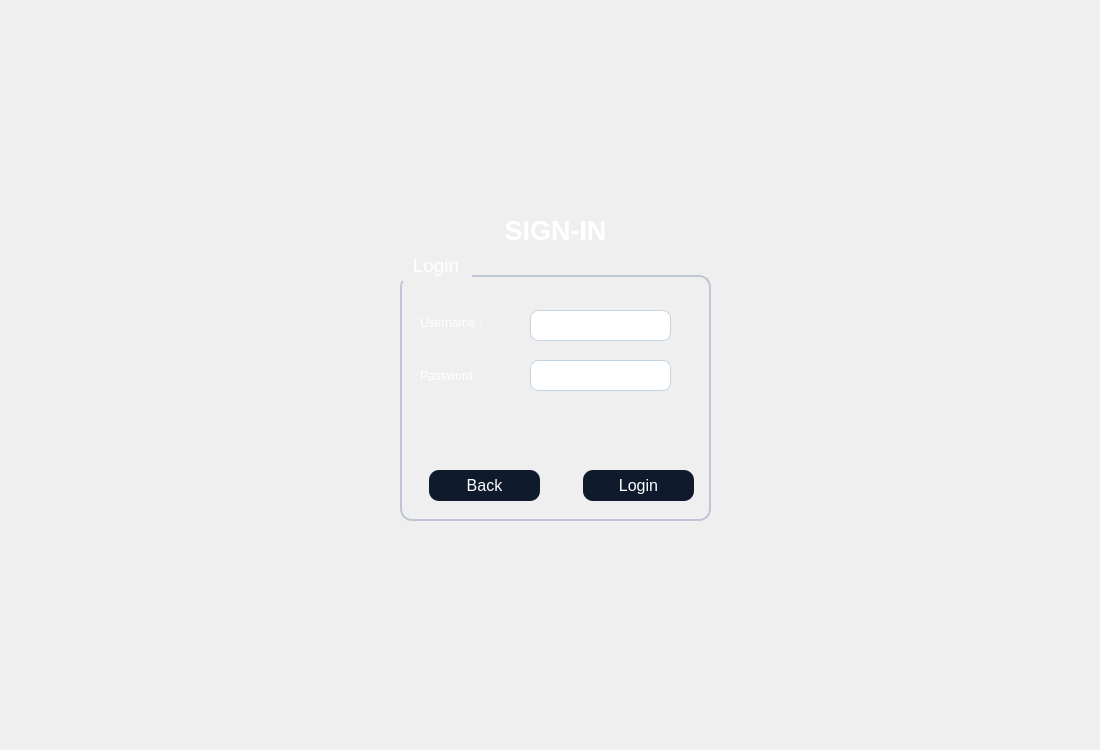
<?xml version="1.0" encoding="UTF-8"?>
<ui version="4.0">
 <class>secondwindow3</class>
 <widget class="QDialog" name="secondwindow3">
  <property name="geometry">
   <rect>
    <x>0</x>
    <y>0</y>
    <width>1100</width>
    <height>750</height>
   </rect>
  </property>
  <property name="windowTitle">
   <string>Dialog</string>
  </property>
  <property name="styleSheet">
   <string notr="true">QTableWidget {
    background-color: #1A2236;
    color: #FFFFFF;
    border: 1px solid #3A3F58;
    gridline-color: #3A3F58;
    font-family: &quot;Inter&quot;;
    font-size: 10pt;
    border-radius: 8px;
    selection-background-color: #0F5FFF;
    selection-color: #FFFFFF;
}

QHeaderView::section {
    background-color: #0F1A2C;
    color: #FFFFFF;
    border: 1px solid #3A3F58;
    padding: 4px;
    font-family: &quot;Montserrat SemiBold&quot;;
    font-size: 10pt;
}

QTableWidget::item:selected {
    background-color: #0F5FFF;
    color: #FFFFFF;
}
QGroupBox {
    border: 1.5px solid #BFC5D2;
    border-radius: 12px;
    margin-top: 25px;
    color: white;
    font-family: &quot;Segoe UI Semibold&quot;;
    font-size: 14pt;
}

QGroupBox::title {
    subcontrol-origin: margin;
    padding: 4px 10px;
}
QPushButton {
    background-color: #0F1A2C;
    color: #FFFFFF;
	border-color: rgb(0, 0, 0);
    border-radius: 10px;
    font-family: &quot;Montserrat SemiBold&quot;;
    font-size: 12pt;
    padding: 6px 12px;
}

QPushButton:hover {
    background-color: #1A2942;
}

QPushButton:pressed {
    background-color: #09111A;
}
QLineEdit {
    background-color: #FFFFFF;
    border: 1px solid #C6D4E1;
    border-radius: 8px;
    padding: 6px;
    color: #0A1320;
    font-family: &quot;Inter&quot;;
    font-size: 11pt;
}

QLineEdit:focus {
    border: 1px solid #00B4FF;
    background-color: #F8FBFF;
}
QComboBox {
    background-color: #FFFFFF;
    border: 1px solid #C6D4E1;
    border-radius: 8px;
    padding: 6px;
    color: #0A1320;
    font-family: &quot;Inter&quot;;
    font-size: 11pt;
}

QComboBox:focus {
    border: 1px solid #00B4FF;
    background-color: #F8FBFF;
}

QComboBox::drop-down {
    subcontrol-origin: padding;
    subcontrol-position: top right;
    width: 20px;
    border-left: 1px solid #C6D4E1;
}

QComboBox::down-arrow {
    
	image: url(:/new/prefix1/icon.png);
    width: 12px;
    height: 12px;
}
QDateEdit {
    background-color: #FFFFFF;
    border: 1px solid #C6D4E1;
    border-radius: 8px;
    padding: 6px;
    color: #0A1320;
    font-family: &quot;Inter&quot;;
    font-size: 11pt;
}

QDateEdit:focus {
    border: 1px solid #00B4FF;
    background-color: #F8FBFF;
}

QDateEdit::drop-down {
    subcontrol-origin: padding;
    subcontrol-position: top right;
    width: 20px;
    border-left: 1px solid #C6D4E1;
}

QDateEdit::down-arrow {
    image: url(:/new/prefix1/icon.png);
    width: 12px;
    height: 12px;
}
QDateEdit::up-arrow {
    
	image: url(:/new/prefix1/icon3.webp);
    width: 12px;
    height: 12px;
}

QTabWidget::pane {
    border: 1px solid #3A3F58;
    border-radius: 8px;
    background-color: #1A2236;
}

QTabBar::tab {
    background: #0F1A2C;
    color: #FFFFFF;
    border: 1px solid #3A3F58;
    border-bottom: none;
    border-top-left-radius: 8px;
    border-top-right-radius: 8px;
    padding: 8px 16px;
    font-family: &quot;Montserrat SemiBold&quot;;
    font-size: 10pt;
}

QTabBar::tab:selected {
    background: #0F5FFF;
    color: #FFFFFF;
}

QTabBar::tab:hover {
    background: #1A2942;
}</string>
  </property>
  <widget class="QLabel" name="label">
   <property name="geometry">
    <rect>
     <x>0</x>
     <y>0</y>
     <width>1100</width>
     <height>750</height>
    </rect>
   </property>
   <property name="styleSheet">
    <string notr="true">image: url(:/new/prefix1/bg.jpg);</string>
   </property>
   <property name="text">
    <string/>
   </property>
  </widget>
  <widget class="QGroupBox" name="groupBox">
   <property name="geometry">
    <rect>
     <x>400</x>
     <y>250</y>
     <width>311</width>
     <height>271</height>
    </rect>
   </property>
   <property name="title">
    <string>Login</string>
   </property>
   <widget class="QLabel" name="label_2">
    <property name="geometry">
     <rect>
      <x>20</x>
      <y>65</y>
      <width>81</width>
      <height>16</height>
     </rect>
    </property>
    <property name="styleSheet">
     <string notr="true">color: rgb(255, 255, 255);</string>
    </property>
    <property name="text">
     <string>Username :</string>
    </property>
   </widget>
   <widget class="QLabel" name="label_3">
    <property name="geometry">
     <rect>
      <x>20</x>
      <y>115</y>
      <width>71</width>
      <height>21</height>
     </rect>
    </property>
    <property name="styleSheet">
     <string notr="true">color: rgb(255, 255, 255);</string>
    </property>
    <property name="text">
     <string>Password :</string>
    </property>
   </widget>
   <widget class="QLineEdit" name="le1">
    <property name="geometry">
     <rect>
      <x>130</x>
      <y>60</y>
      <width>141</width>
      <height>31</height>
     </rect>
    </property>
   </widget>
   <widget class="QLineEdit" name="le2">
    <property name="geometry">
     <rect>
      <x>130</x>
      <y>110</y>
      <width>141</width>
      <height>31</height>
     </rect>
    </property>
    <property name="echoMode">
     <enum>QLineEdit::EchoMode::Password</enum>
    </property>
   </widget>
   <widget class="QPushButton" name="btnBack">
    <property name="geometry">
     <rect>
      <x>29</x>
      <y>220</y>
      <width>111</width>
      <height>31</height>
     </rect>
    </property>
    <property name="text">
     <string>Back</string>
    </property>
   </widget>
   <widget class="QPushButton" name="btnLogin">
    <property name="geometry">
     <rect>
      <x>183</x>
      <y>220</y>
      <width>111</width>
      <height>31</height>
     </rect>
    </property>
    <property name="text">
     <string>Login</string>
    </property>
   </widget>
   <widget class="QLabel" name="l">
    <property name="geometry">
     <rect>
      <x>10</x>
      <y>160</y>
      <width>291</width>
      <height>41</height>
     </rect>
    </property>
    <property name="styleSheet">
     <string notr="true">color: rgb(255, 0, 0);
font: 700 12pt &quot;Segoe UI&quot;;</string>
    </property>
    <property name="text">
     <string/>
    </property>
   </widget>
  </widget>
  <widget class="QLabel" name="label_5">
   <property name="geometry">
    <rect>
     <x>350</x>
     <y>180</y>
     <width>401</width>
     <height>101</height>
    </rect>
   </property>
   <property name="styleSheet">
    <string notr="true">color: #FFFFFF; 
font-family: &quot;Montserrat SemiBold&quot;; 
font-size: 28pt;
font-weight: 700; 
padding: 4px 0;</string>
   </property>
   <property name="text">
    <string>&lt;html&gt;&lt;head/&gt;&lt;body&gt;&lt;p align=&quot;center&quot;&gt;&lt;span style=&quot; font-size:20pt; font-weight:700;&quot;&gt;SIGN-IN&lt;/span&gt;&lt;/p&gt;&lt;/body&gt;&lt;/html&gt;</string>
   </property>
  </widget>
 </widget>
 <resources/>
 <connections/>
</ui>
